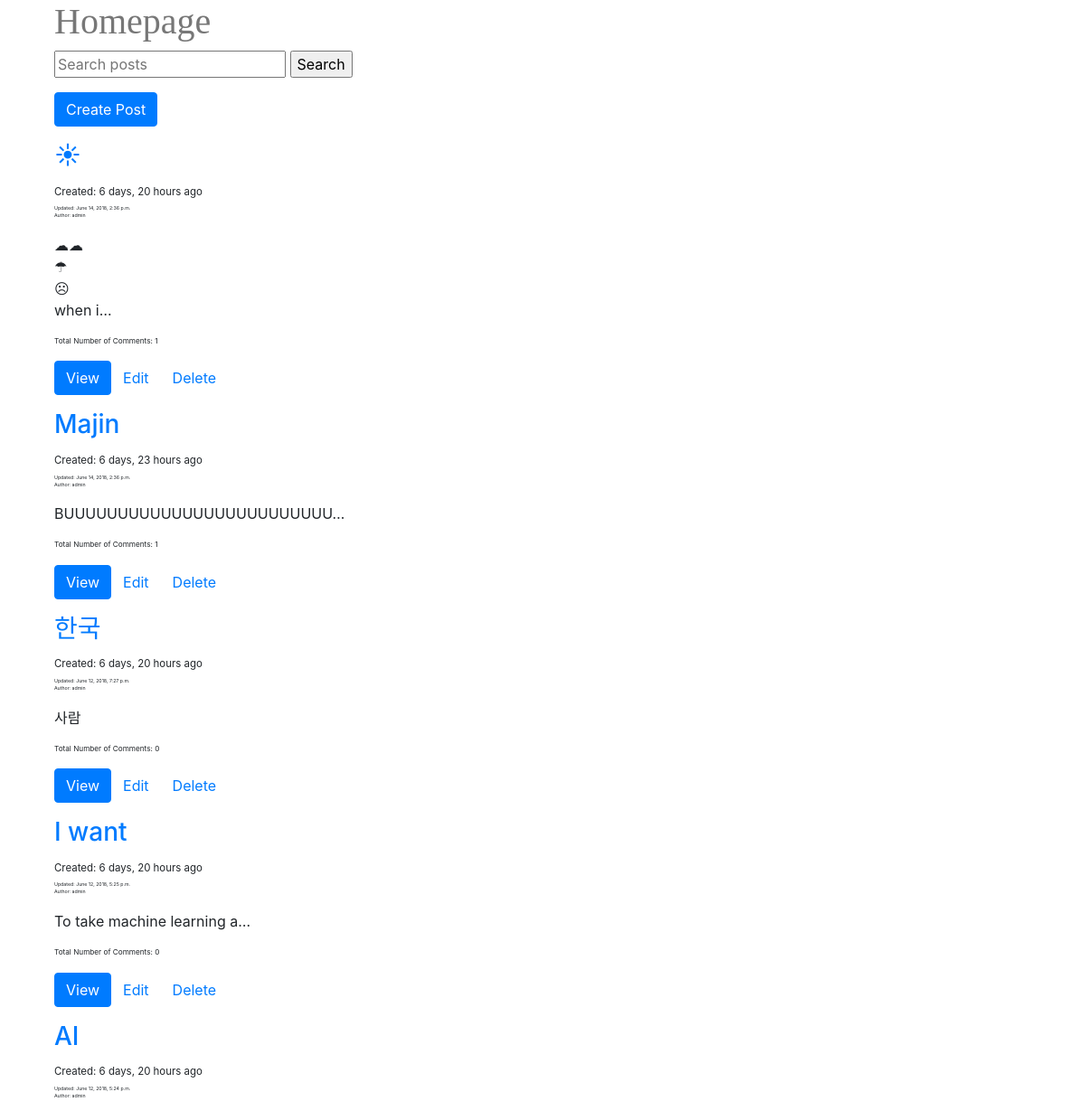
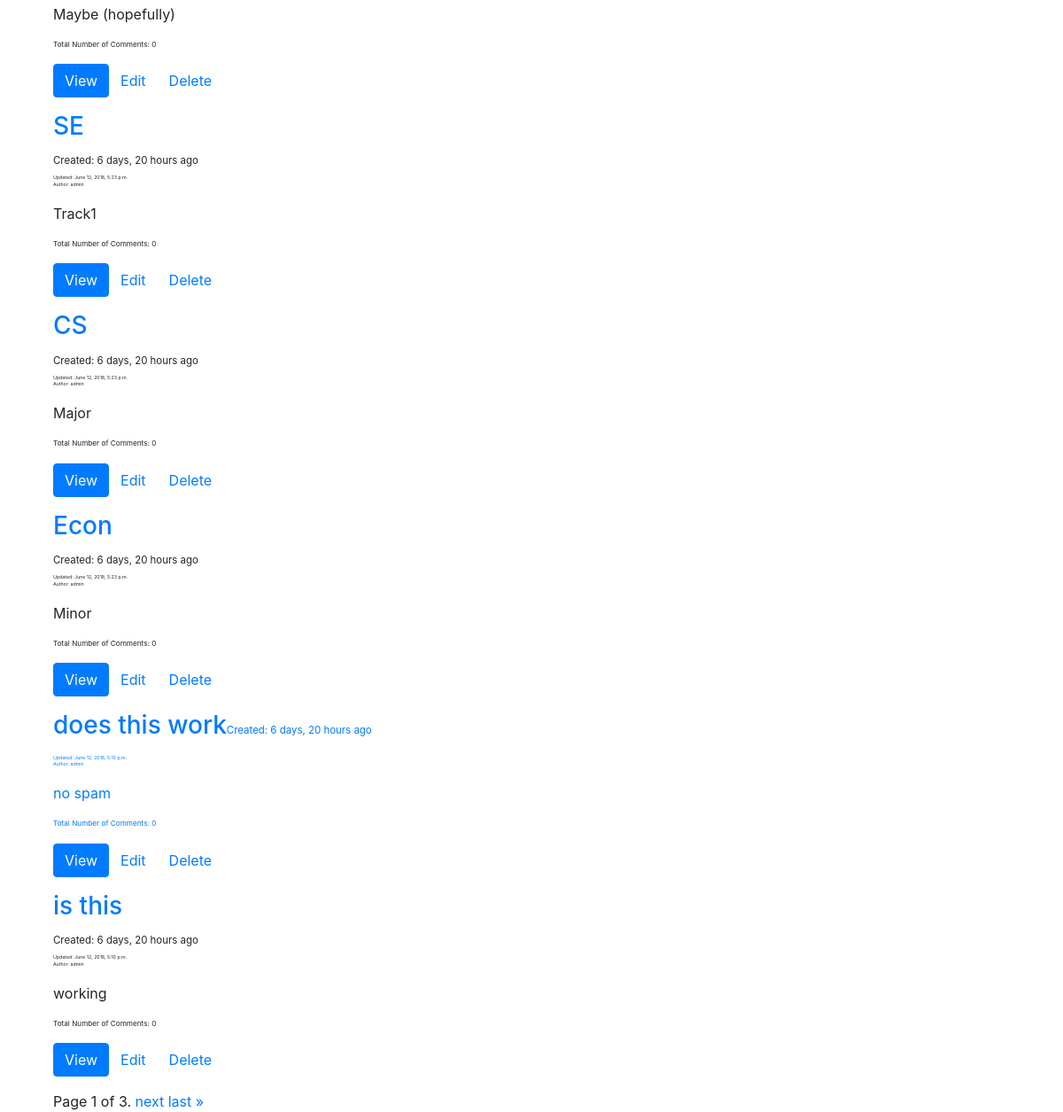
The app's page /posts/, older data (2 pictures, top to bottom).
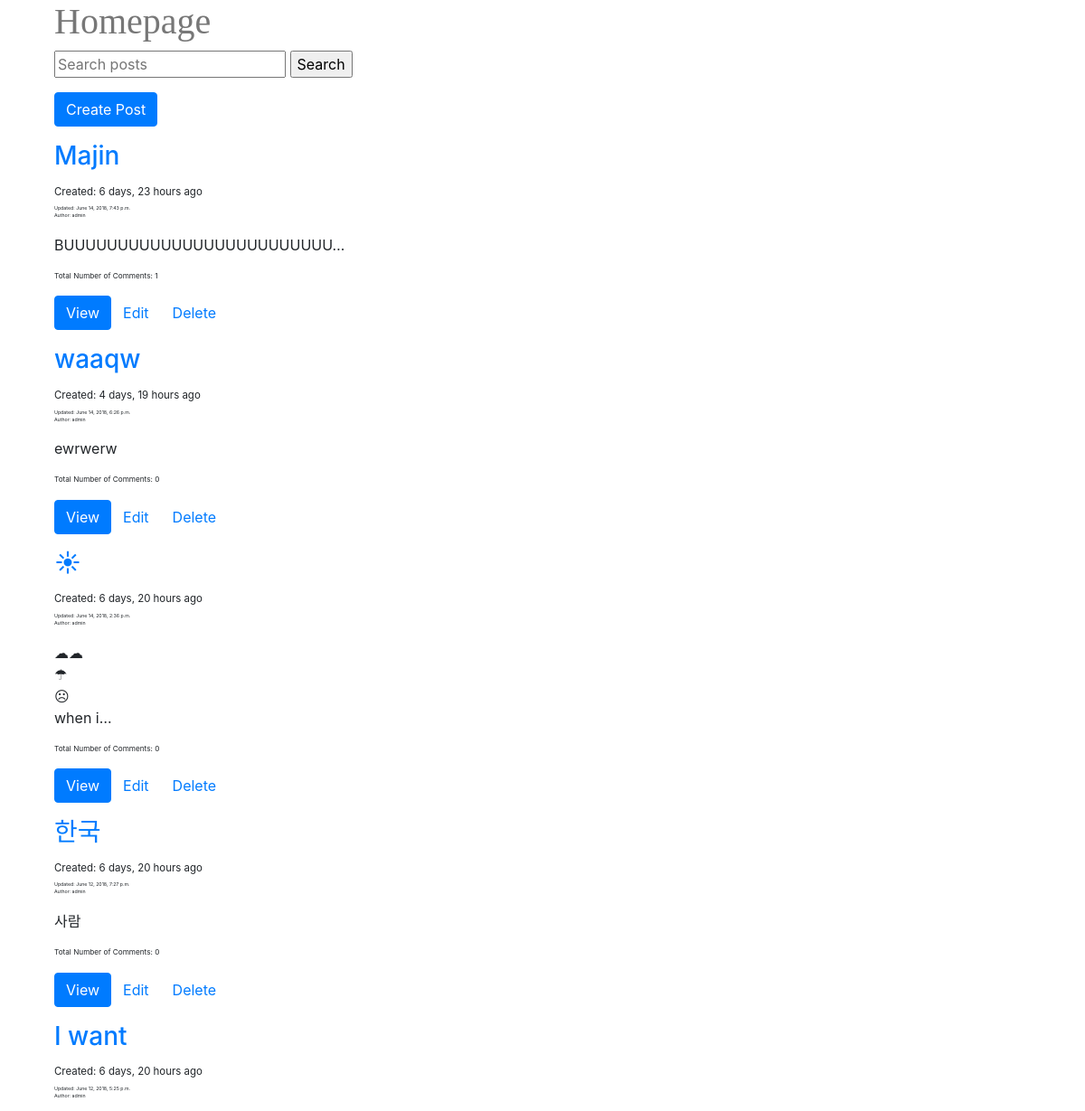
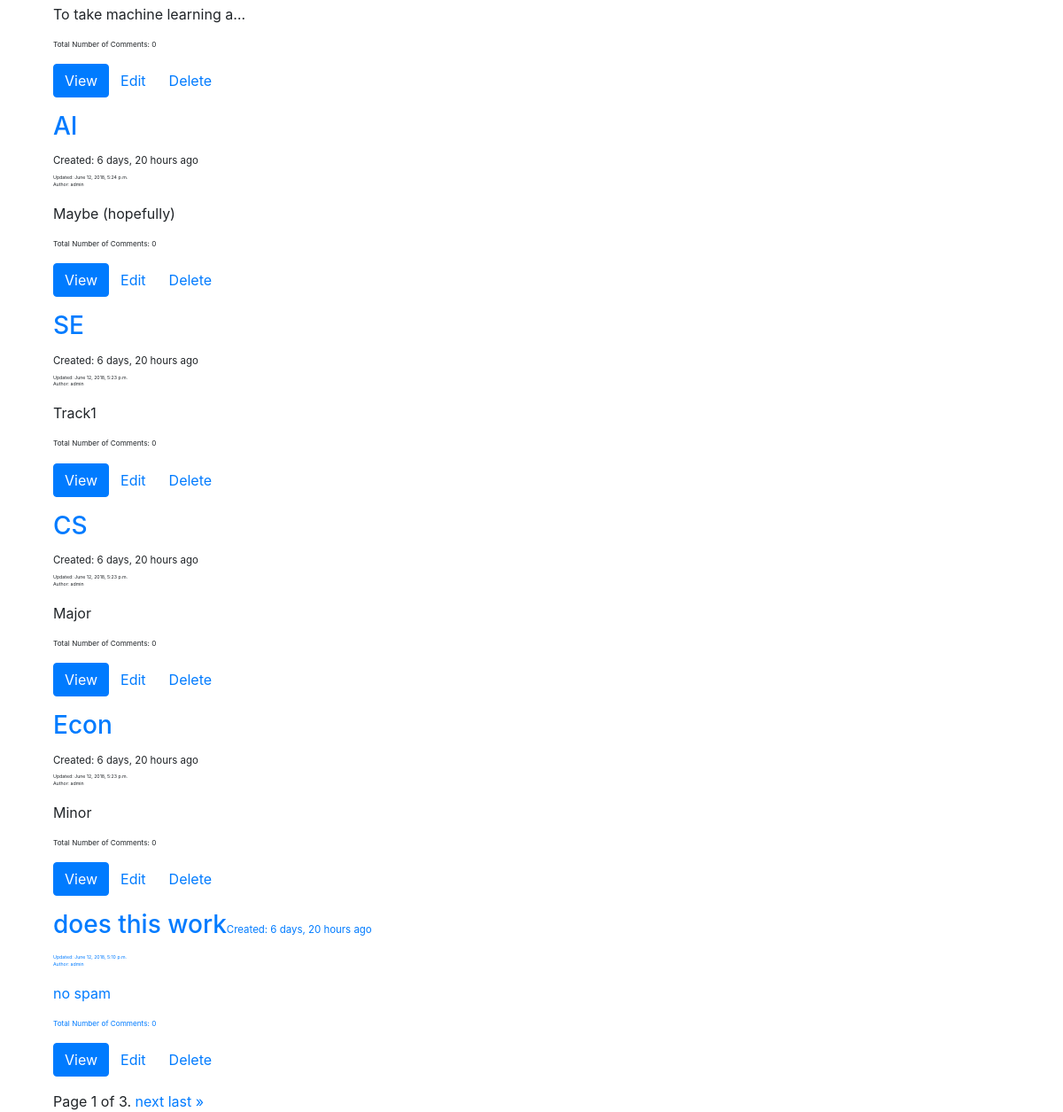
The same page, newer data (2 pictures, top to bottom).
### posts/models.py (models this page shows, shortened)
class Post(models.Model):
	user = models.ForeignKey(settings.AUTH_USER_MODEL, default=1,on_delete=models.CASCADE)
	title = models.CharField(max_length=120)
	content = models.TextField()
	timestamp = models.DateTimeField(auto_now=False, auto_now_add=True)
	updated = models.DateTimeField(auto_now=True, auto_now_add=False)
	image = models.ImageField(upload_to=upload_location,
			null=True,
			blank = True,
			width_field="width_field",
			height_field="height_field")
	height_field = models.IntegerField(default=0)
	width_field=models.IntegerField(default=0)
	def get_absolute_url(self):
		return reverse("detail", kwargs={"id":self.id})
	class Meta:
		ordering = ["-updated","-timestamp"]

### posts/views.py (the view)
# urls.py: path(r'', post_list, name='list'),
def post_list(request): #list items
	queryset_list= Post.objects.all()
	paginator = Paginator(queryset_list, 10) # Show 10 contacts per page
	query= request.GET.get('q')
	if query:
		 queryset_list=queryset_list.filter(title__icontains=query)
	page = request.GET.get('page')
	queryset = paginator.get_page(page)
	context ={
			"object_list" : queryset,
			"title": "List"
		}
	return render(request, "post_list.html",context)

### templates/post_list.html (shortened to what this page needs)
{% extends "base.html" %}
{%block content%}
<div class='col-sm-8 col-sm-offset-2'>
<h1> Homepage</h1>
<form method = 'GET' action="">
    <input type="text" name = "q" placeholder="Search posts"/>
    <input type="submit" value="Search"/>
</form>
    <div>
    <p><a href="/posts/create" class="btn btn-primary" role="button">Create Post</a></p>
</div>
{%for obj in object_list%}
<div class='row'>
    <div class='col-sm-12'>
        <div class='thumbnail'>
             <div class='caption'>
                <h3> <a href='{{obj.get_absolute_url}}'>{{obj.title|linebreaks|truncatechars:20}} </a><small><small><small><small>Created: {{obj.timestamp|timesince}} ago</small></small></small></small></h3>
                <small><small><small><small><small>Updated: {{obj.updated}}<p> Author: {{obj.user}} </p></small></small></small></small></small></small>
                <p>{{obj.content|linebreaks|truncatechars:30}}</p>
                <small><small><small><p> Total Number of Comments: {{obj.comments.count}}</p></small></small></small>
                <p><a href="{{obj.get_absolute_url}}" class="btn btn-primary" role="button">View</a><a href="{{obj.get_absolute_url}}edit/" class ="btn btn-default" role="button">Edit</a><a href="{{obj.get_absolute_url}}delete/" class ="btn btn-default" role="button">Delete</a></p>
                </div>
        </div>
    </div>
</div>
{%endfor%}
<div class="pagination">
    <span class="step-links">
        <span class="current">
            Page {{ object_list.number }} of {{ object_list.paginator.num_pages }}.
        </span>
        {% if object_list.has_next %}
            <a href="?page={{ object_list.next_page_number }}">next</a>
            <a href="?page={{ object_list.paginator.num_pages }}">last &raquo;</a>
        {% endif %}
    </span>
</div>
</div>
{%endblock content%}

Row changes from the older to the newer data that the page shows:
no longer on this page (row unchanged): Post: title "is this", timestamp "6 days, 20 hours", updated "June 12, 2018, 5:10 p.m.", user "admin", content "working", comments.count "0"
changed Post "Majin": updated "June 14, 2018, 2:36 p.m." → "June 14, 2018, 7:43 p.m."; moves up the list
added Post: title "waaqw", timestamp "4 days, 19 hours", updated "June 14, 2018, 6:26 p.m.", user "admin", content "ewrwerw", comments.count "0"
computed for Post "June 14, 2018, 2:36 p.m.": comments.count "1" → "0"
